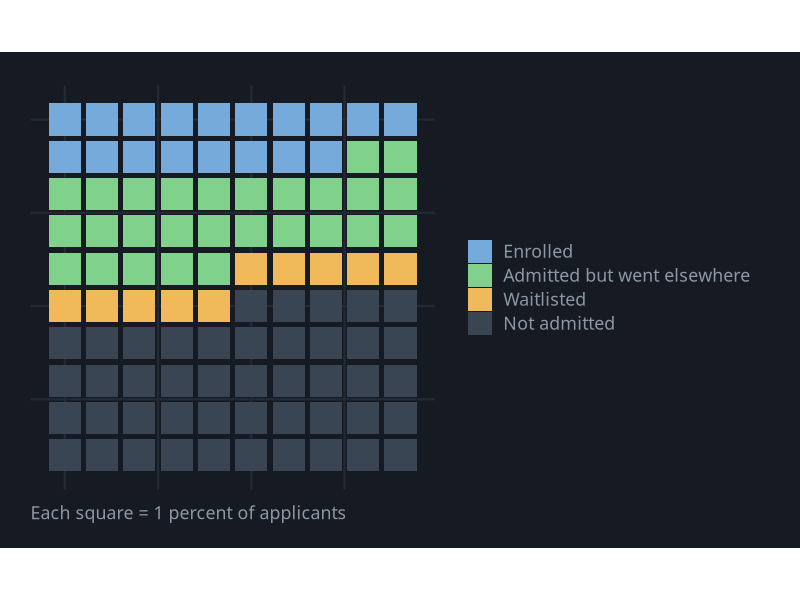
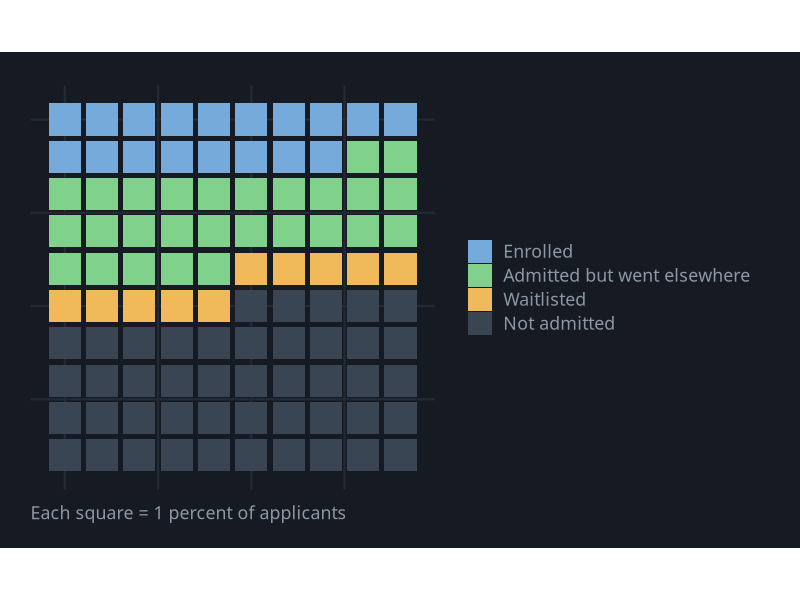

Recreate these plots in R, in order.
# Waffle Chart
# Question: Out of every 100 applicants, where did they end up?
# Put this script and waffle.csv in the same folder, then in RStudio choose
# Session > Set Working Directory > To Source File Location.

library(tidyverse)

# ---- Gallery look: dark background, soft gray text ----
font <- "IBM Plex Sans"   # use "sans" if IBM Plex Sans is not installed
ink  <- "#8B97A7"

theme_gallery <- function() {
  theme_minimal(base_size = 16, base_family = font) +
    theme(
      plot.background  = element_rect(fill = "#161B23", color = NA),
      panel.grid.major = element_line(color = "#222A34"),
      panel.grid.minor = element_blank(),
      text             = element_text(color = ink),
      axis.text        = element_text(color = ink),
      legend.position  = "top",
      legend.title     = element_blank(),
      plot.margin      = margin(24, 28, 18, 18)
    )
}

pal <- c("#75AADB", "#7FD18C", "#F0B95A", "#3A4554")

df <- read_csv("waffle.csv", show_col_types = FALSE) |>
  mutate(outcome = fct_inorder(outcome))

# One square per percent, filled left to right, then top to bottom
squares <- df |>
  uncount(percent) |>
  mutate(cell = row_number() - 1, col = cell %% 10, row = cell %/% 10)

p <- ggplot(squares, aes(x = col, y = row, fill = outcome)) +
  geom_tile(width = 0.86, height = 0.86) +
  scale_y_reverse() +
  scale_fill_manual(values = pal) +
  coord_equal() +
  labs(x = NULL, y = NULL, caption = "Each square = 1 percent of applicants") +
  theme_gallery() +
  theme(axis.text = element_blank(), panel.grid = element_blank(),
        legend.position = "right", plot.caption = element_text(color = ink, hjust = 0))

ggsave("waffle.png", p, width = 9, height = 6, dpi = 200)
p
